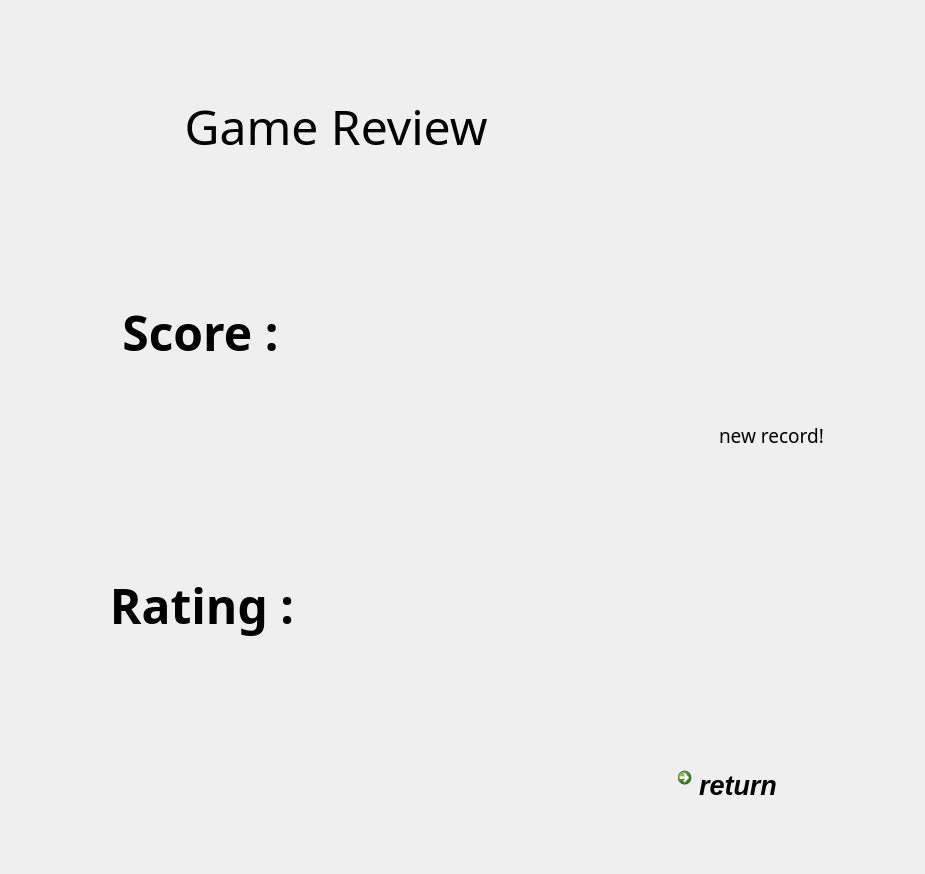
<?xml version="1.0" encoding="UTF-8"?>
<ui version="4.0">
 <class>GameReviewClass</class>
 <widget class="QWidget" name="GameReviewClass">
  <property name="geometry">
   <rect>
    <x>0</x>
    <y>0</y>
    <width>925</width>
    <height>874</height>
   </rect>
  </property>
  <property name="windowTitle">
   <string>GameReview</string>
  </property>
  <widget class="QWidget" name="verticalLayoutWidget">
   <property name="geometry">
    <rect>
     <x>49</x>
     <y>49</y>
     <width>811</width>
     <height>701</height>
    </rect>
   </property>
   <layout class="QVBoxLayout" name="verticalLayout" stretch="3,6,6">
    <item>
     <widget class="QLabel" name="label_2">
      <property name="font">
       <font>
        <family>MV Boli</family>
        <pointsize>36</pointsize>
       </font>
      </property>
      <property name="text">
       <string>          Game Review</string>
      </property>
     </widget>
    </item>
    <item>
     <layout class="QHBoxLayout" name="horizontalLayout" stretch="5,4,2">
      <item>
       <widget class="QLabel" name="label_3">
        <property name="font">
         <font>
          <family>Segoe Print</family>
          <pointsize>36</pointsize>
          <bold>true</bold>
         </font>
        </property>
        <property name="text">
         <string>     Score :</string>
        </property>
       </widget>
      </item>
      <item>
       <widget class="QLabel" name="gameScore">
        <property name="font">
         <font>
          <family>Segoe Print</family>
          <pointsize>36</pointsize>
          <bold>true</bold>
         </font>
        </property>
        <property name="text">
         <string/>
        </property>
       </widget>
      </item>
      <item>
       <widget class="QStackedWidget" name="newRecord_icon">
        <property name="autoFillBackground">
         <bool>false</bool>
        </property>
        <property name="currentIndex">
         <number>1</number>
        </property>
        <widget class="QWidget" name="page"/>
        <widget class="QWidget" name="page_2">
         <widget class="QWidget" name="verticalLayoutWidget_2">
          <property name="geometry">
           <rect>
            <x>0</x>
            <y>19</y>
            <width>160</width>
            <height>251</height>
           </rect>
          </property>
          <layout class="QVBoxLayout" name="verticalLayout_2" stretch="8,2">
           <item>
            <widget class="QLabel" name="label_6">
             <property name="text">
              <string/>
             </property>
             <property name="pixmap">
              <pixmap resource="PlaneFight.qrc">:/PlaneFight/img/newRecord.svg</pixmap>
             </property>
            </widget>
           </item>
           <item>
            <widget class="QLabel" name="label_7">
             <property name="font">
              <font>
               <family>Segoe Print</family>
               <pointsize>14</pointsize>
              </font>
             </property>
             <property name="text">
              <string>new record!</string>
             </property>
            </widget>
           </item>
          </layout>
         </widget>
        </widget>
       </widget>
      </item>
     </layout>
    </item>
    <item>
     <layout class="QHBoxLayout" name="horizontalLayout_2">
      <item>
       <widget class="QLabel" name="label_5">
        <property name="font">
         <font>
          <family>Segoe Print</family>
          <pointsize>36</pointsize>
          <bold>true</bold>
         </font>
        </property>
        <property name="text">
         <string>    Rating :</string>
        </property>
       </widget>
      </item>
      <item>
       <widget class="QLabel" name="rating">
        <property name="font">
         <font>
          <family>Segoe Print</family>
          <pointsize>36</pointsize>
          <bold>true</bold>
         </font>
        </property>
        <property name="text">
         <string/>
        </property>
       </widget>
      </item>
     </layout>
    </item>
   </layout>
  </widget>
  <widget class="QCommandLinkButton" name="commandLinkButton">
   <property name="geometry">
    <rect>
     <x>670</x>
     <y>760</y>
     <width>186</width>
     <height>41</height>
    </rect>
   </property>
   <property name="font">
    <font>
     <family>Segoe UI</family>
     <pointsize>20</pointsize>
     <italic>true</italic>
     <bold>true</bold>
    </font>
   </property>
   <property name="text">
    <string>return</string>
   </property>
  </widget>
 </widget>
 <layoutdefault spacing="6" margin="11"/>
 <resources>
  <include location="PlaneFight.qrc"/>
 </resources>
 <connections/>
</ui>
